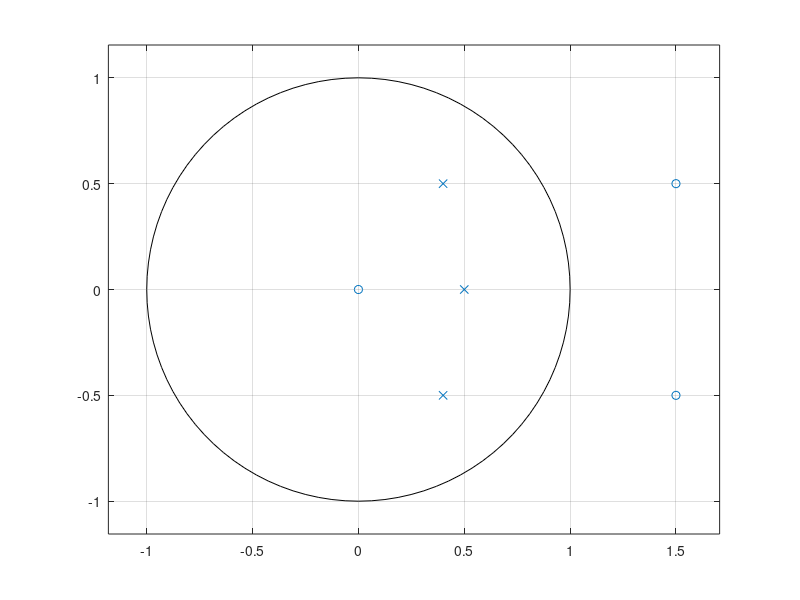

Write MATLAB code to recreate this figure.
z=[0;1.5+0.5i;1.5-0.5i];
p=[0.5;0.4+0.5i;0.4-0.5i];

zplane(z,p)
%Modun z xa gốc nhất là 0.6403
%Hệ nhân quả khi modun z > 0.6403
%Hệ ổn định khi modun z > 0.6403
%Hệ vừa nhân quả vừa ổn định vì tất cả điểm cực đều nằm bên trong đường
%tròn đơn vị